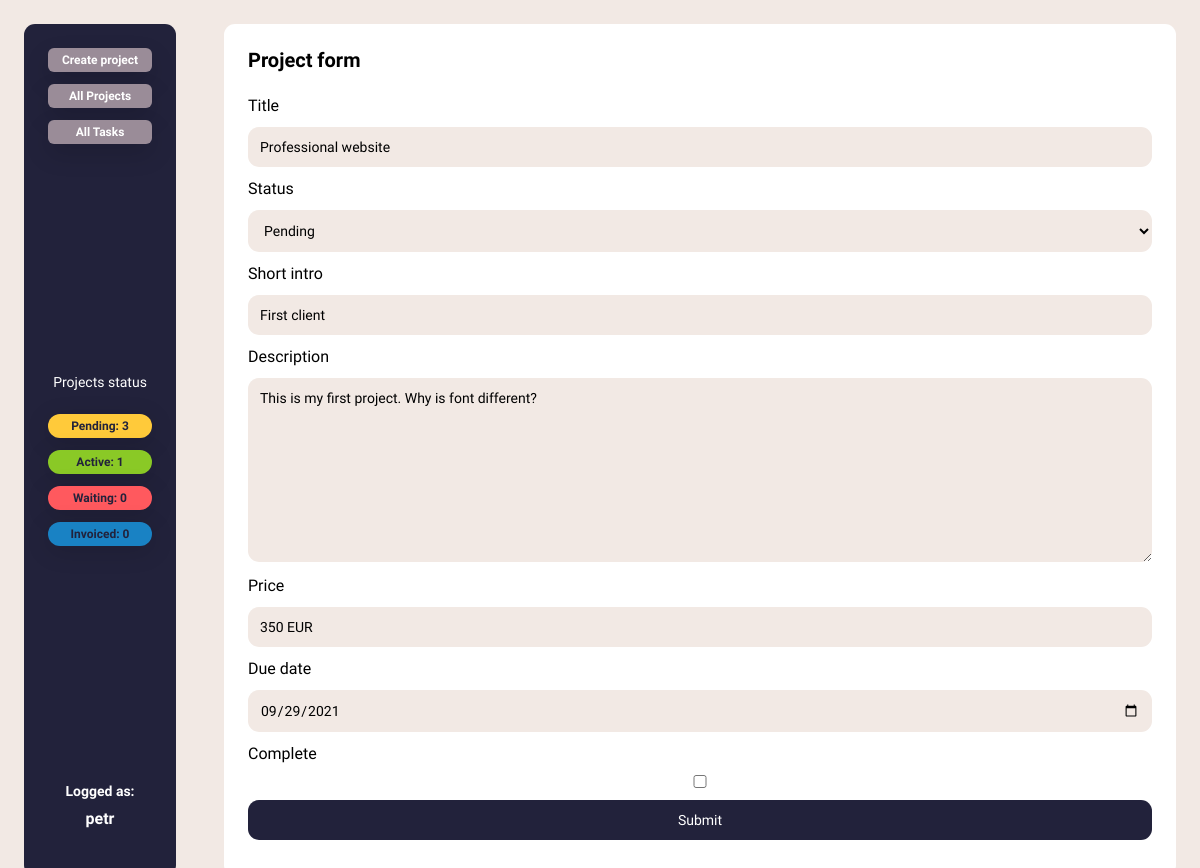
The app's page /project-update/4/ (signed in) with its own data.
### base/models.py (models this page shows, shortened)
class Project(models.Model):
	CHOICES = [
		('1', 'Pending'),
		('2', 'Active'),
		('3', 'Waiting'),
		('4', 'Invoiced')
		]
	owner = models.ForeignKey(Profile, on_delete = models.CASCADE, null = True, blank = True)
	project_title = models.CharField(max_length=200,null=True, blank=True)
	project_intro = models.CharField(max_length=300,null=True, blank=True)
	project_description = models.TextField(blank=True, null=True)
	project_status = models.CharField(choices = CHOICES, max_length=200, null=True, blank=True)
	project_price = models.CharField(max_length=100,null=True, blank=True)
	project_complete = models.BooleanField(default=False)
	project_create = models.DateTimeField(auto_now_add=True)
	project_due_date = models.DateField(auto_now_add=False, null=True, blank=False)
	class Meta:
		ordering = ['project_complete']

### base/views.py (the view)
# urls.py: path('project-update/<int:pk>/', ProjectUpdate.as_view(), name='project-update'),
class ProjectUpdate(LoginRequiredMixin, UpdateView):
	model = Project
	form_class = ProjectModelForm
	success_url = reverse_lazy('projects')
	def get_context_data(self, **kwargs):
		context = super().get_context_data(**kwargs)
		context ['count_projects'] = Project.objects.filter(owner=self.request.user.profile, project_complete=False).count()
		context ['count_projects_pending'] = Project.objects.filter(owner=self.request.user.profile, project_status='1').count()
		context ['count_projects_active'] = Project.objects.filter(owner=self.request.user.profile, project_status='2').count()
		context ['count_projects_waiting'] = Project.objects.filter(owner=self.request.user.profile, project_status='3').count()
		context ['count_projects_finished'] = Project.objects.filter(owner=self.request.user.profile, project_status='4').count()
		context ['count_tasks'] = Task.objects.filter(owner=self.request.user.profile, task_complete=False).count()
		return context

### base/forms.py
class ProjectModelForm(ModelForm):
	class Meta:
		model = Project
		fields = ['project_title', 'project_status', 'project_intro', 'project_description', 'project_price', 'project_due_date', 'project_complete']
		widgets = {
			'project_due_date': DateInput()
		}

### base/templates/base/project_form.html (shortened to what this page needs)
{% extends 'main.html' %}
{% load static %}
{% block content %}
<div class="side">
{% include 'sidebar.html' %}
</div>
<div class="main-container">
<h1 class="heading-primary">Project form</h1>
<form class="form" method="POST" action="">
		<label class="form-field">
		Title</label>
		<p class="forms">{{form.project_title}}</p>
		<label class="form-field">
		Status</label>
		<p class="forms">{{form.project_status}}</p>
		<label class="form-field">
		Short intro</label>
		<p class="forms">{{form.project_intro}}</p>
		<label class="form-field">
		Description</label>
		<p class="forms">{{form.project_description}}</p>
		<label class="form-field">
		Price</label>
		<p class="forms">{{form.project_price}}</p>
		<label class="form-field">
		Due date</label>
		<p class="forms">{{form.project_due_date}}</p>
		<label class="form-field">
		Complete</label>
		<p class="forms">{{form.project_complete}}</p>
	<p><input class="button" type="submit" value="Submit" /></p>
</form>
</div>
{% endblock %}

### base/templates/sidebar.html (shortened to what this page needs)
{% load static %}
<div class="side-links">
	<p class="side-link"><a class="side-create-link" href="{% url 'project-create' %}">Create project</a></p>
	<p class="side-link"><a class="side-projects-link" href="{% url 'projects' %}">All Projects</a></p>
	<p class="side-link"><a class="side-tasks-link" href="{% url 'tasks' %}">All Tasks</a></p>
</div>
{% if request.user.is_authenticated %}
<div class="info-widget-side">
	<div class="projects-widget">
		<p class="unfinished-projects--task">Projects status</p>
	</div>
	<div class="project_status"><p class="project_status_text--pending">Pending: {{count_projects_pending}}</p>
	</div>
	<div class="project_status"><p class="project_status_text--active">Active: {{count_projects_active}}</p>
	</div>
	<div class="project_status"><p class="project_status_text--waiting">Waiting: {{count_projects_waiting}}</p>
	</div>
	<div class="project_status"><p class="project_status_text--finished">Invoiced: {{count_projects_finished}}</p>
	</div>
</div>
<div class="profile-area">
	<p class="logged-in">Logged as:</p>
	<div class="side-profile">
	<a class="side-profile-link" href="{% url 'profile' user.profile.id %}"><p class="username">{{request.user}}</p></a>
</div>
{% else %}
	<a href="{% url 'login' %}">Login</a>
{% endif %}
</div>

### base/static/styles/style.css (style rules this page uses)
* { margin: 0; padding: 0; box-sizing: border-box; }
html { font-size: 62.5%; scroll-behavior: smooth; }
body { font-family: 'Maven Pro', sans-serif; background-color: #F2E9E4; height: 100vh; display: grid; grid-template-columns: 200px 1fr; }
a { color: #fff; text-decoration: none; }
.heading-primary { padding-bottom: 2.4rem; }
.side { background-color: #22223B; border-radius: 11px; margin: 2.4rem; padding: 2.4rem; grid-row: 1/-1; color: #fff; text-align: center; display: flex; flex-direction: column; justify-content: space-between; }
.project-list, .single-project-main, .main-container { background-color: #fff; border-radius: 11px; grid-row: 2/-1; margin: 2.4rem; padding: 2.4rem; text-align: left; overflow: scroll; }
.side-link { padding-bottom: 1.2rem; }
.side-link:last-child { padding-bottom: 0rem; }
.side-create-link:link, .side-create-link:visited { font-size: 1.2rem; font-weight: 600; background-color: #9A8C98; padding-right: 1rem; padding-left: 1rem; padding-top: 0.5rem; padding-bottom: 0.5rem; border-radius: 6px; text-decoration: none; display: block; box-shadow: 0 1rem 2.4rem rgba(0, 0, 0, 0.15); }
.side-projects-link:link, .side-projects-link:visited { font-size: 1.2rem; font-weight: 600; background-color: #9A8C98; padding-right: 1rem; padding-left: 1rem; padding-top: 0.5rem; padding-bottom: 0.5rem; border-radius: 6px; text-decoration: none; display: block; box-shadow: 0 1rem 2.4rem rgba(0, 0, 0, 0.15); }
.side-tasks-link:link, .side-tasks-link:visited { font-size: 1.2rem; font-weight: 600; background-color: #9A8C98; padding-right: 1rem; padding-left: 1rem; padding-top: 0.5rem; padding-bottom: 0.5rem; border-radius: 6px; text-decoration: none; display: block; box-shadow: 0 1rem 2.4rem rgba(0, 0, 0, 0.15); }
.logged-in { font-size: 1.4rem; font-weight: 600; padding-bottom: 1rem; }
.username { padding-bottom: 2.4rem; }
.side-profile-link:link, .side-profile-link:visited { font-size: 1.6rem; font-weight: 600; text-decoration: none }
.info-widget-side { display: flex; flex-direction: column; gap: 1.2rem; padding-bottom: 3.2rem; }
.project_status_text--pending { color: #22223B; font-size: 1.2rem; font-weight: 600; background-color: #FFCA3A; padding-right: 1rem; padding-left: 1rem; padding-top: 0.5rem; padding-bottom: 0.5rem; border-radius: 50px; text-decoration: none; box-shadow: 0 0.5rem 2.4rem rgba(0, 0, 0, 0.15); }
.project_status_text--active { color: #22223B; font-size: 1.2rem; font-weight: 600; background-color: #8AC926; padding-right: 1rem; padding-left: 1rem; padding-top: 0.5rem; padding-bottom: 0.5rem; border-radius: 50px; text-decoration: none; box-shadow: 0 0.5rem 2.4rem rgba(0, 0, 0, 0.15); }
.project_status_text--waiting { color: #22223B; font-size: 1.2rem; font-weight: 600; background-color: #FF595E; padding-right: 1rem; padding-left: 1rem; padding-top: 0.5rem; padding-bottom: 0.5rem; border-radius: 50px; text-decoration: none; box-shadow: 0 0.5rem 2.4rem rgba(0, 0, 0, 0.15); }
.project_status_text--finished { color: #22223B; font-size: 1.2rem; font-weight: 600; background-color: #1982C4; padding-right: 1rem; padding-left: 1rem; padding-top: 0.5rem; padding-bottom: 0.5rem; border-radius: 50px; text-decoration: none; box-shadow: 0 0.5rem 2.4rem rgba(0, 0, 0, 0.15); }
.unfinished-projects--task { font-size: 1.4rem; padding: 2.4rem 0 1.2rem 0; }
.form label { display: block; font-size: 1.6rem; font-weight: 500; margin-bottom: 1.2rem; }
.form input, .form select, .form textarea { width: 100%; padding: 1.2rem; font-size: 1.4rem; font-family: inherit; border: none; background-color: #F2E9E4; border-radius: 11px; margin-bottom: 1.2rem; }
.form input[type=submit] { background-color: #22223B; color: #fff; cursor: pointer; }

### records on screen
Project: project_title "Professional website", project_status "Pending", project_intro "First client", project_description "This is my first project. Why is font different?", project_price "350 EUR", project_due_date "09/29/2021"

### other values on screen
{{ count_projects_pending }} "3"
{{ count_projects_active }} "1"
{{ count_projects_waiting }} "0"
{{ count_projects_finished }} "0"
{{ request.user }} "petr"
